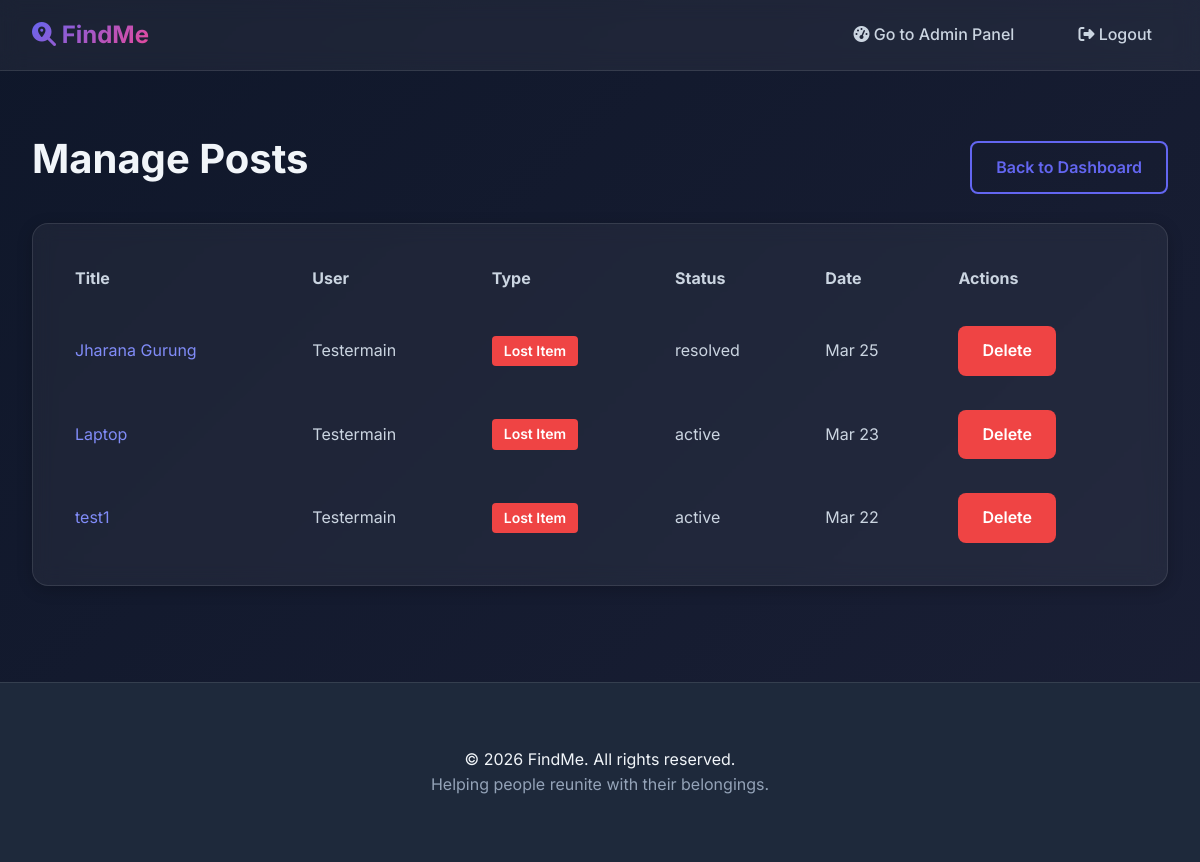
The app's page /admin-panel/posts/ (signed in) with its own data.
### items/models.py (models this page shows, shortened)
class Item(models.Model):
    ITEM_TYPE_CHOICES = (
        ('lost', 'Lost Item'),
        ('found', 'Found Item'),
    )
    STATUS_CHOICES = (
        ('active', 'Active'),
        ('claimed', 'Claimed'),
        ('resolved', 'Resolved'),
        ('closed', 'Closed'),
    )
    user = models.ForeignKey(User, on_delete=models.CASCADE, related_name='items')
    item_type = models.CharField(max_length=10, choices=ITEM_TYPE_CHOICES)
    category = models.ForeignKey(Category, on_delete=models.SET_NULL, null=True, related_name='items')
    title = models.CharField(max_length=200)
    description = models.TextField()
    location = models.CharField(max_length=255, help_text="Location where item was lost/found")
    landmark = models.CharField(max_length=255, blank=True, help_text="Nearby landmark")
    date_lost_found = models.DateField(help_text="Date when item was lost or found")
    reward_points = models.IntegerField(default=0, validators=[MinValueValidator(0)],
                                       help_text="Points offered as reward (for lost items)")
    status = models.CharField(max_length=10, choices=STATUS_CHOICES, default='active')
    views_count = models.IntegerField(default=0)
    is_approved = models.BooleanField(default=True)  # Admin can moderate
    created_at = models.DateTimeField(auto_now_add=True)
    updated_at = models.DateTimeField(auto_now=True)
    class Meta:
        db_table = 'items'
        ordering = ['-created_at']
        indexes = [
            models.Index(fields=['item_type', 'status']),
            models.Index(fields=['category', 'location']),
        ]

### accounts/models.py (models this page shows, shortened)
class User(AbstractUser):
    USER_TYPE_CHOICES = (
        ('normal', 'Normal User'),
        ('premium', 'Premium User'),
        ('admin', 'Admin'),
    )
    user_type = models.CharField(max_length=10, choices=USER_TYPE_CHOICES, default='normal')
    phone_number = models.CharField(max_length=20, blank=True, null=True, help_text="Full phone number with country code")
    recovery_email = models.EmailField(blank=True, null=True, help_text="Optional recovery email for password resets")
    address = models.TextField(blank=True, null=True)
    profile_picture = models.ImageField(upload_to='profile_pics/', blank=True, null=True)
    points_balance = models.IntegerField(default=0, validators=[MinValueValidator(0)])
    is_premium = models.BooleanField(default=False)
    premium_expiry = models.DateTimeField(blank=True, null=True)
    created_at = models.DateTimeField(auto_now_add=True)
    updated_at = models.DateTimeField(auto_now=True)
    class Meta:
        db_table = 'users'
        verbose_name = 'User'
        verbose_name_plural = 'Users'

### admin_dashboard/views.py (the view)
# urls.py: path('posts/', views.manage_posts, name='manage_posts'),
@login_required
@user_passes_test(is_admin)
def manage_posts(request):
    items = Item.objects.select_related('user', 'category').order_by('-created_at')
    ftype = request.GET.get('type')
    if ftype in ['lost', 'found']:
        items = items.filter(item_type=ftype)
    fstatus = request.GET.get('status')
    if fstatus in ['active', 'resolved', 'expired']:
        items = items.filter(status=fstatus)
    context = {
        'items': items,
        'pending_claims_count': get_pending_claims_count(),
    }
    return render(request, 'admin_dashboard/manage_posts.html', context)

### admin_dashboard/views.py (called while the page is built)
def is_admin(user):
    return user.is_authenticated and (user.is_staff or user.user_type == 'admin')

def get_pending_claims_count():
    return Claim.objects.filter(status='pending').count()

### templates/admin_dashboard/manage_posts.html (shortened to what this page needs)
{% extends 'base.html' %}
{% block content %}
<div class="container" style="margin-top: 2rem;">
    <div style="display: flex; justify-content: space-between; align-items: center;">
        <h1>Manage Posts</h1>
        <a href="{% url 'admin_dashboard:dashboard' %}" class="btn btn-outline">Back to Dashboard</a>
    </div>
    <div class="card mt-3">
        <div class="card-body">
            <table style="width: 100%; text-align: left;">
                <thead>
                    <tr>
                        <th class="p-2">Title</th>
                        <th class="p-2">User</th>
                        <th class="p-2">Type</th>
                        <th class="p-2">Status</th>
                        <th class="p-2">Date</th>
                        <th class="p-2">Actions</th>
                    </tr>
                </thead>
                <tbody>
                    {% for item in items %}
                    <tr style="border-bottom: 1px solid var(--glass-border);">
                        <td class="p-2">
                            <a href="{% url 'items:item_detail' item.pk %}">{{ item.title }}</a>
                        </td>
                        <td class="p-2">{{ item.user.username }}</td>
                        <td class="p-2">
                            {% if item.item_type == 'lost' %}
                            <span class="badge badge-danger">{{ item.get_item_type_display }}</span>
                            {% else %}
                            <span class="badge badge-success">{{ item.get_item_type_display }}</span>
                            {% endif %}
                        </td>
                        <td class="p-2">{{ item.status }}</td>
                        <td class="p-2">{{ item.created_at|date:"M d" }}</td>
                        <td class="p-2">
                            <a href="{% url 'admin_dashboard:delete_post' item.pk %}"
                                class="btn btn-sm btn-danger">Delete</a>
                        </td>
                    </tr>
                    {% endfor %}
                </tbody>
            </table>
        </div>
    </div>
</div>
{% endblock %}

### static/css/style.css (style rules this page uses)
:root { --primary: #6366f1; --primary-dark: #4f46e5; --primary-light: #818cf8; --secondary: #ec4899; --secondary-dark: #db2777; --accent: #14b8a6; --success: #10b981; --warning: #f59e0b; --danger: #ef4444; --bg-primary: #0f172a; --bg-secondary: #1e293b; --bg-tertiary: #334155; --text-primary: #f1f5f9; --text-secondary: #cbd5e1; --text-muted: #94a3b8; --glass-bg: rgba(255, 255, 255, 0.05); --glass-border: rgba(255, 255, 255, 0.1); --shadow-sm: 0 2px 8px rgba(0, 0, 0, 0.1); --shadow-md: 0 4px 16px rgba(0, 0, 0, 0.2); --shadow-lg: 0 8px 32px rgba(0, 0, 0, 0.3); --shadow-glow: 0 0 20px rgba(99, 102, 241, 0.3); }
* { margin: 0; padding: 0; box-sizing: border-box; }
body { font-family: 'Inter', -apple-system, BlinkMacSystemFont, 'Segoe UI', Roboto, sans-serif; background: linear-gradient(135deg, var(--bg-primary) 0%, #1a1f35 100%); color: var(--text-primary); line-height: 1.6; min-height: 100vh; }
h1, h2, h3, h4, h5, h6 { font-weight: 700; line-height: 1.2; margin-bottom: 1rem; }
h1 { font-size: 2.5rem; }
a { color: var(--primary-light); text-decoration: none; transition: all 0.3s ease; }
.container { max-width: 1200px; margin: 0 auto; padding: 2rem; }
.card { background: var(--glass-bg); backdrop-filter: blur(10px); border: 1px solid var(--glass-border); border-radius: 1rem; padding: 1.5rem; box-shadow: var(--shadow-md); transition: all 0.3s ease; }
.card-body { color: var(--text-secondary); }
.btn { display: inline-block; padding: 0.75rem 1.5rem; border-radius: 0.5rem; font-weight: 600; text-align: center; cursor: pointer; border: none; transition: all 0.3s ease; text-decoration: none; }
.btn-danger { background: var(--danger); color: white; }
.btn-outline { background: transparent; border: 2px solid var(--primary); color: var(--primary); }
.badge { display: inline-block; padding: 0.25rem 0.75rem; border-radius: 0.25rem; font-size: 0.875rem; font-weight: 600; }
.badge-danger { background: var(--danger); color: white; }
.mt-3 { margin-top: 1.5rem; }
.p-2 { padding: 1rem; }

### records on screen
Item: title "Jharana Gurung", user.username "Testermain", item_type "Lost Item", status "resolved", created_at "Mar 25"
Item: title "Laptop", user.username "Testermain", item_type "Lost Item", status "active", created_at "Mar 23"
Item: title "test1", user.username "Testermain", item_type "Lost Item", status "active", created_at "Mar 22"
